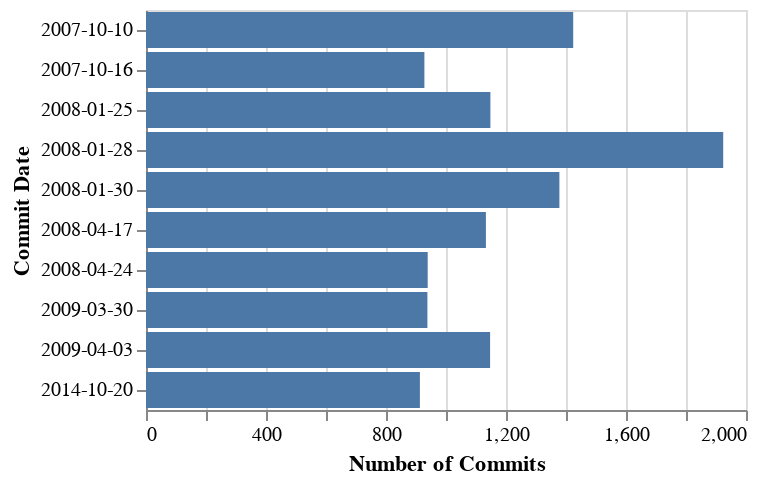

The code cell stored with this chart in its notebook:
### Code cell
q6 = """
SELECT * FROM bruin-hiring.cdt_caneraslan.q6
ORDER BY number_of_commits DESC
LIMIT 10
"""
# print(df)
res = client.query(q6).result()

alt.Chart(df).mark_bar().encode(
    y=alt.Y('commit_date:N', title='Commit Date'),
    x=alt.X('number_of_commits:Q', title='Number of Commits')
)

### Figure 1 — Vega-Lite specification as saved in the notebook (floating-point values rounded to 4 significant figures)
{"config": {"view": {"continuousWidth": 300, "continuousHeight": 300}}, "data": {"name": "data-0c257c0857d21a923f4d81bf6d4bbc9a"}, "mark": {"type": "bar"}, "encoding": {"x": {"field": "number_of_commits", "title": "Number of Commits", "type": "quantitative"}, "y": {"field": "commit_date", "title": "Commit Date", "type": "nominal"}}, "$schema": "https://vega.github.io/schema/vega-lite/v5.8.0.json", "datasets": {"data-0c257c0857d21a923f4d81bf6d4bbc9a": [{"commit_date": "2008-01-28", "number_of_commits": 1924}, {"commit_date": "2007-10-10", "number_of_commits": 1424}, {"commit_date": "2008-01-30", "number_of_commits": 1378}, {"commit_date": "2008-01-25", "number_of_commits": 1148}, {"commit_date": "2009-04-03", "number_of_commits": 1147}, {"commit_date": "2008-04-17", "number_of_commits": 1133}, {"commit_date": "2008-04-24", "number_of_commits": 939}, {"commit_date": "2009-03-30", "number_of_commits": 938}, {"commit_date": "2007-10-16", "number_of_commits": 928}, {"commit_date": "2014-10-20", "number_of_commits": 913}]}}
